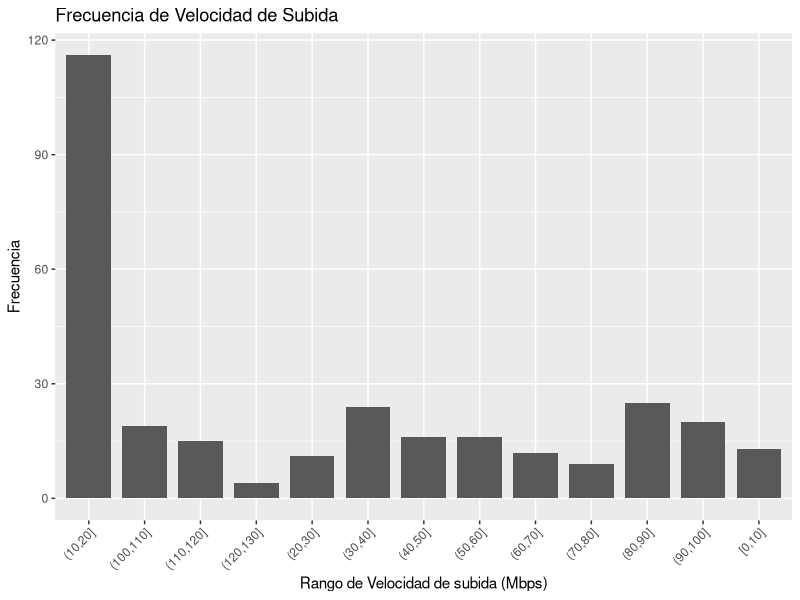
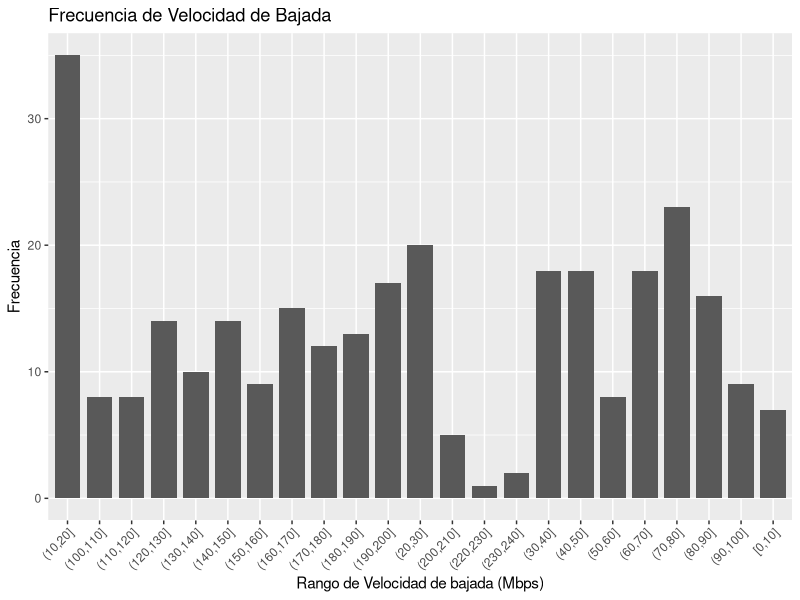

Reproduce these figures in R, in order.
library(ggplot2)
library(dplyr)
library(tidyr)

Mode <- function(x) {
  ux <- unique(x)
  ux[which.max(tabulate(match(x, ux)))]
}

# Leer los datos del archivo resultados.csv
data <- read.csv("results.csv")

velocidad_subida <- data$up
velocidad_bajada <- data$down

# Cálculos estadísticos de subida
media_subida <- mean(velocidad_subida, na.rm = TRUE)
moda_subida <- Mode(velocidad_subida)
desviacion_subida <- sd(velocidad_subida, na.rm = TRUE)

# Rangos de velocidad de subida
rango_min_subida <- floor(min(velocidad_subida) / 10) * 10
rango_max_subida <- ceiling(max(velocidad_subida) / 10) * 10
rangos_subida <- seq(rango_min_subida, rango_max_subida, by = 10)

# Tabla de frecuencia de velocidad de subida
tabla_subida <- data.frame(Rango_de_Velocidad = cut(velocidad_subida, breaks = rangos_subida, include.lowest = TRUE)) %>%
  count(Rango_de_Velocidad) %>%
  arrange(Rango_de_Velocidad) %>%
  rename(Frecuencia = n) %>%
  mutate(Frecuencia_Relativa = Frecuencia / sum(Frecuencia),
         Frecuencia_Acumulada = cumsum(Frecuencia))

# Convertir los intervalos de subida a formato de cadena
tabla_subida$Rango_de_Velocidad <- as.character(tabla_subida$Rango_de_Velocidad)

# Gráfica de frecuencia de velocidad de subida
plt_subida <- ggplot(tabla_subida, aes(x = Rango_de_Velocidad, y = Frecuencia)) +
  geom_bar(stat = "identity", width = 0.8) +
  labs(x = "Rango de Velocidad de subida (Mbps)", y = "Frecuencia", title = "Frecuencia de Velocidad de Subida") +
  theme(axis.text.x = element_text(angle = 45, hjust = 1))

# Resultados de subida
cat("Estadísticas de Velocidad de Subida:\n")
cat("Media:", media_subida, "\n")
cat("Moda:", moda_subida, "\n")
cat("Desviación estándar:", desviacion_subida, "\n")

# Handle empty download speed data
if (all(is.na(velocidad_bajada))) {
  cat("\nNo hay datos de Velocidad de Bajada.")
} else {
  # Cálculos estadísticos de bajada
  media_bajada <- mean(velocidad_bajada, na.rm = TRUE)
  moda_bajada <- Mode(velocidad_bajada)
  desviacion_bajada <- sd(velocidad_bajada, na.rm = TRUE)

  # Rangos de velocidad de bajada
  rango_min_bajada <- floor(min(velocidad_bajada) / 10) * 10
  rango_max_bajada <- ceiling(max(velocidad_bajada) / 10) * 10
  rangos_bajada <- seq(rango_min_bajada, rango_max_bajada, by = 10)

  # Tabla de frecuencia de velocidad de bajada
  tabla_bajada <- data.frame(Rango_de_Velocidad = cut(velocidad_bajada, breaks = rangos_bajada, include.lowest = TRUE)) %>%
    count(Rango_de_Velocidad) %>%
    arrange(Rango_de_Velocidad) %>%
    rename(Frecuencia = n) %>%
    mutate(Frecuencia_Relativa = Frecuencia / sum(Frecuencia),
           Frecuencia_Acumulada = cumsum(Frecuencia))

  # Convertir los intervalos de bajada a formato de cadena
  tabla_bajada$Rango_de_Velocidad <- as.character(tabla_bajada$Rango_de_Velocidad)

  # Gráfica de frecuencia de velocidad de bajada
  plt_bajada <- ggplot(tabla_bajada, aes(x = Rango_de_Velocidad, y = Frecuencia)) +
    geom_bar(stat = "identity", width = 0.8) +
    labs(x = "Rango de Velocidad de bajada (Mbps)", y = "Frecuencia", title = "Frecuencia de Velocidad de Bajada") +
    theme(axis.text.x = element_text(angle = 45, hjust = 1))

  # Resultados de bajada
  cat("\nEstadísticas de Velocidad de Bajada:\n")
  cat("Media:", media_bajada, "\n")
  cat("Moda:", moda_bajada, "\n")
  cat("Desviación estándar:", desviacion_bajada, "\n")
}

plt_subida
plt_bajada
